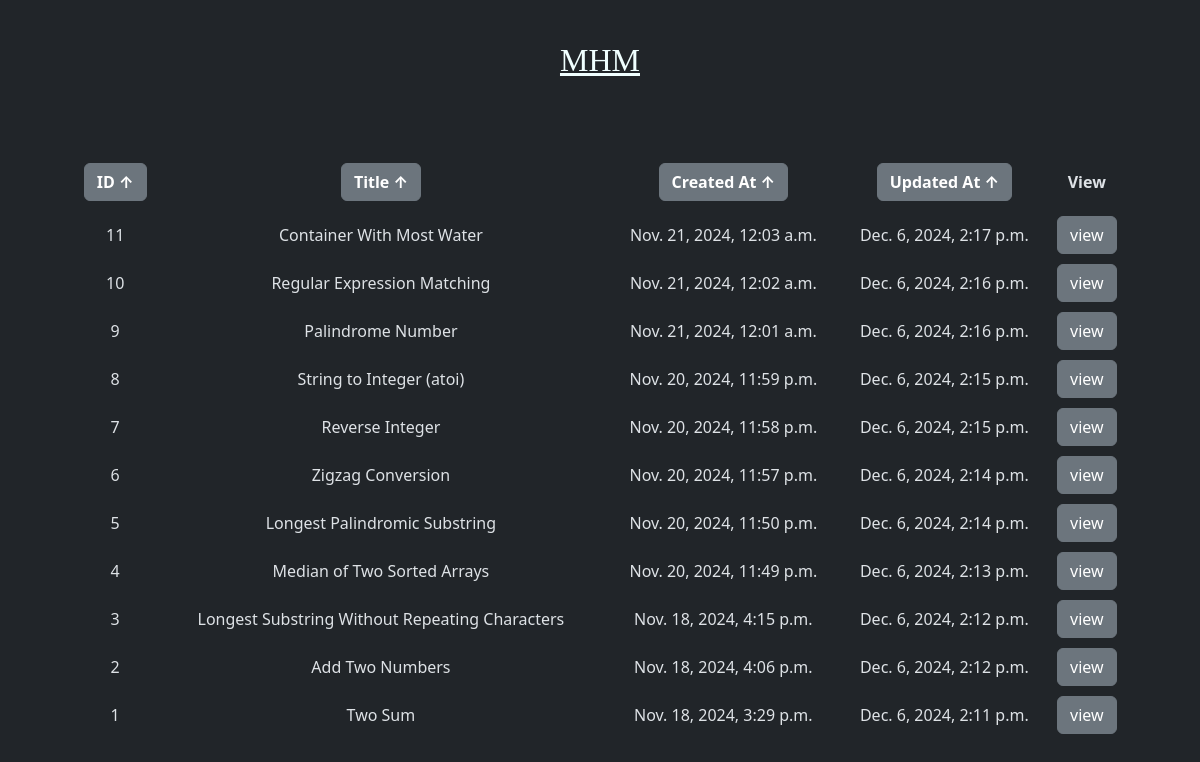
Screenshot of /leetcode/?order_by=-cid with the database file from the repository.
### leetcode/models.py (models this page shows, shortened)
class CodeInject(models.Model):
    user = models.ForeignKey(User, on_delete=models.CASCADE)
    cid = models.IntegerField(unique=True, null=True)
    title = models.TextField(max_length=130, verbose_name='Title')
    cpp = models.TextField(max_length=13000, blank=True, null=True, verbose_name='C++ Code')
    py = models.TextField(max_length=13000, blank=True, null=True, verbose_name='Python Code')
    created_at = models.DateTimeField(auto_now_add=True)
    updated_at = models.DateTimeField(auto_now=True)

### leetcode/views.py (the view)
# urls.py: path('', views.code_list, name='code_list'),
def code_list(request):
    order_by = request.GET.get('order_by', 'cid')
    direction = '-' if order_by.startswith('-') else ''
    codel = CodeInject.objects.all().order_by(direction + order_by.lstrip('-'))
    return render(request, 'indexl.html', {'codel': codel, 'order_by': order_by})

### leetcode/templates/indexl.html (shortened to what this page needs)
{% extends "base.html" %}
{% block content %}
    <div class="container col gpa-2" style="padding: 3%;">
        <table style="
            width: 100%;
            text-align: center;
            border-spacing: 100px;
            ">
            <thead>
                <tr>
                    <th style="padding-block: 10px;">
                        {% if order_by == 'cid' %}
                            <a class="btn btn-secondary" href="{% url 'code_list' %}?order_by=-cid">
                                <b>ID ↓</b>
                            </a>
                        {% else %}
                            <a class="btn btn-secondary" href="{% url 'code_list' %}?order_by=cid">
                                <b>ID ↑</b>
                            </a>
                        {% endif %}
                    </th>
                    <th style="padding-block: 10px;">
                        {% if order_by == 'title' %}
                            <a class="btn btn-secondary" href="{% url 'code_list' %}?order_by=-title">
                                <b>Title ↓</b>
                            </a>
                        {% else %}
                            <a class="btn btn-secondary" href="{% url 'code_list' %}?order_by=title">
                                <b>Title ↑</b>
                            </a>
                        {% endif %}
                    </th>
                    <th style="padding-block: 10px;">
                        {% if order_by == 'created_at' %}
                            <a class="btn btn-secondary" href="{% url 'code_list' %}?order_by=-created_at">
                                <b>Created At ↓</b>
                            </a>
                        {% else %}
                            <a class="btn btn-secondary" href="{% url 'code_list' %}?order_by=created_at">
                                <b>Created At ↑</b>
                            </a>
                        {% endif %}
                    </th>
                    <th style="padding-block: 10px;">
                        {% if order_by == 'updated_at' %}
                            <a class="btn btn-secondary" href="{% url 'code_list' %}?order_by=-updated_at">
                                <b>Updated At ↓</b>
                            </a>
                        {% else %}
                            <a class="btn btn-secondary" href="{% url 'code_list' %}?order_by=updated_at">
                                <b>Updated At ↑</b>
                            </a>
                        {% endif %}
                    </th>
                    <th style="padding-block: 10px;">
                        <b>View</b>
                    </th>
                </tr>
            </thead>
            <tbody>
                {% for code in codel %}
                    <tr>
                        <td style="padding-block: 5px;">{{ code.cid }}</td>
                        <td style="padding-block: 5px;">{{ code.title }}</td>
                        <td style="padding-block: 5px;">{{ code.created_at }}</td>
                        <td style="padding-block: 5px;">{{ code.updated_at }}</td>
                        <td style="padding-block: 5px;"><a href="{% url 'code_detail' code.cid %}" class="btn btn-secondary">view</a></td>
                    </tr>
                {% endfor %}
            </tbody>
        </table>
    </div>
{% endblock %}

### rows the page displays
CodeInject: cid "11", title "Container With Most Water", created_at "Nov. 21, 2024, 12:03 a.m.", updated_at "Dec. 6, 2024, 2:17 p.m."
CodeInject: cid "10", title "Regular Expression Matching", created_at "Nov. 21, 2024, 12:02 a.m.", updated_at "Dec. 6, 2024, 2:16 p.m."
CodeInject: cid "9", title "Palindrome Number", created_at "Nov. 21, 2024, 12:01 a.m.", updated_at "Dec. 6, 2024, 2:16 p.m."
CodeInject: cid "8", title "String to Integer (atoi)", created_at "Nov. 20, 2024, 11:59 p.m.", updated_at "Dec. 6, 2024, 2:15 p.m."
CodeInject: cid "7", title "Reverse Integer", created_at "Nov. 20, 2024, 11:58 p.m.", updated_at "Dec. 6, 2024, 2:15 p.m."
CodeInject: cid "6", title "Zigzag Conversion", created_at "Nov. 20, 2024, 11:57 p.m.", updated_at "Dec. 6, 2024, 2:14 p.m."
CodeInject: cid "5", title "Longest Palindromic Substring", created_at "Nov. 20, 2024, 11:50 p.m.", updated_at "Dec. 6, 2024, 2:14 p.m."
CodeInject: cid "4", title "Median of Two Sorted Arrays", created_at "Nov. 20, 2024, 11:49 p.m.", updated_at "Dec. 6, 2024, 2:13 p.m."
CodeInject: cid "3", title "Longest Substring Without Repeating Characters", created_at "Nov. 18, 2024, 4:15 p.m.", updated_at "Dec. 6, 2024, 2:12 p.m."
CodeInject: cid "2", title "Add Two Numbers", created_at "Nov. 18, 2024, 4:06 p.m.", updated_at "Dec. 6, 2024, 2:12 p.m."
CodeInject: cid "1", title "Two Sum", created_at "Nov. 18, 2024, 3:29 p.m.", updated_at "Dec. 6, 2024, 2:11 p.m."
